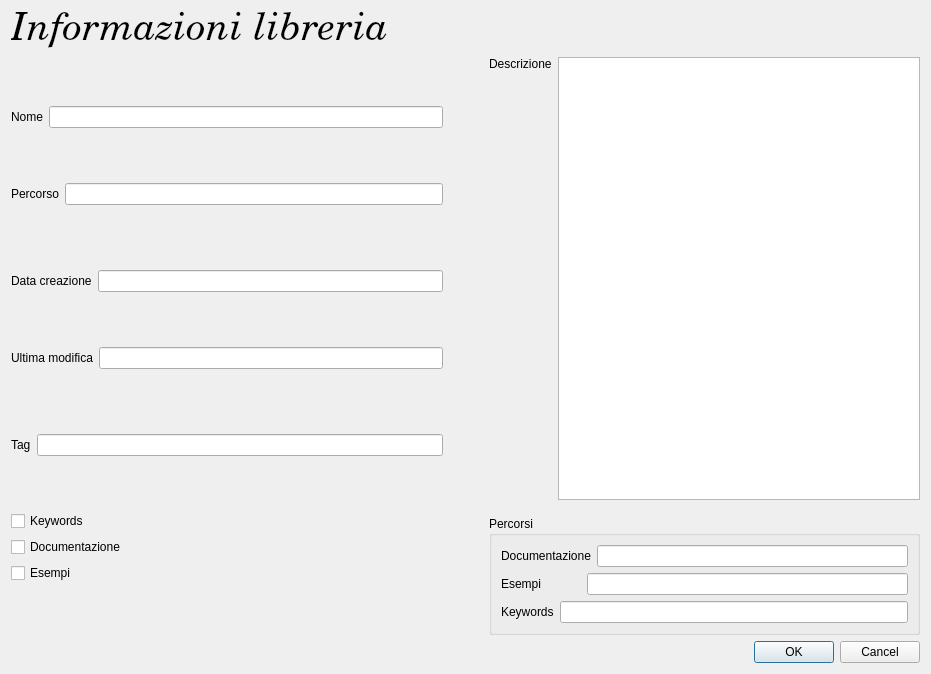
<?xml version="1.0" encoding="UTF-8"?>
<ui version="4.0">
 <class>LibraryInfo</class>
 <widget class="QDialog" name="LibraryInfo">
  <property name="geometry">
   <rect>
    <x>0</x>
    <y>0</y>
    <width>931</width>
    <height>674</height>
   </rect>
  </property>
  <property name="windowTitle">
   <string>Dialog</string>
  </property>
  <layout class="QHBoxLayout" name="horizontalLayout_11">
   <item>
    <layout class="QVBoxLayout" name="verticalLayout_6">
     <item>
      <layout class="QVBoxLayout" name="verticalLayout_5">
       <item>
        <widget class="QLabel" name="label_10">
         <property name="font">
          <font>
           <family>C059</family>
           <pointsize>29</pointsize>
           <italic>true</italic>
          </font>
         </property>
         <property name="text">
          <string>Informazioni libreria</string>
         </property>
        </widget>
       </item>
       <item>
        <layout class="QHBoxLayout" name="horizontalLayout_10">
         <item>
          <layout class="QVBoxLayout" name="verticalLayout_4">
           <item>
            <layout class="QHBoxLayout" name="horizontalLayout">
             <item>
              <widget class="QLabel" name="label">
               <property name="text">
                <string>Nome</string>
               </property>
              </widget>
             </item>
             <item>
              <widget class="QLineEdit" name="libraryName">
               <property name="readOnly">
                <bool>true</bool>
               </property>
              </widget>
             </item>
            </layout>
           </item>
           <item>
            <layout class="QHBoxLayout" name="horizontalLayout_2">
             <item>
              <widget class="QLabel" name="label_2">
               <property name="text">
                <string>Percorso</string>
               </property>
              </widget>
             </item>
             <item>
              <widget class="QLineEdit" name="libraryPath">
               <property name="readOnly">
                <bool>true</bool>
               </property>
              </widget>
             </item>
            </layout>
           </item>
           <item>
            <spacer name="verticalSpacer_2">
             <property name="orientation">
              <enum>Qt::Vertical</enum>
             </property>
             <property name="sizeType">
              <enum>QSizePolicy::Fixed</enum>
             </property>
             <property name="sizeHint" stdset="0">
              <size>
               <width>20</width>
               <height>10</height>
              </size>
             </property>
            </spacer>
           </item>
           <item>
            <layout class="QHBoxLayout" name="horizontalLayout_3">
             <item>
              <widget class="QLabel" name="label_3">
               <property name="text">
                <string>Data creazione</string>
               </property>
              </widget>
             </item>
             <item>
              <widget class="QLineEdit" name="libraryCreationDate">
               <property name="readOnly">
                <bool>true</bool>
               </property>
              </widget>
             </item>
            </layout>
           </item>
           <item>
            <layout class="QHBoxLayout" name="horizontalLayout_4">
             <item>
              <widget class="QLabel" name="label_4">
               <property name="text">
                <string>Ultima modifica</string>
               </property>
              </widget>
             </item>
             <item>
              <widget class="QLineEdit" name="libraryLastModify">
               <property name="readOnly">
                <bool>true</bool>
               </property>
              </widget>
             </item>
            </layout>
           </item>
           <item>
            <spacer name="verticalSpacer_3">
             <property name="orientation">
              <enum>Qt::Vertical</enum>
             </property>
             <property name="sizeType">
              <enum>QSizePolicy::Fixed</enum>
             </property>
             <property name="sizeHint" stdset="0">
              <size>
               <width>20</width>
               <height>10</height>
              </size>
             </property>
            </spacer>
           </item>
           <item>
            <layout class="QHBoxLayout" name="horizontalLayout_6">
             <item>
              <widget class="QLabel" name="label_6">
               <property name="text">
                <string>Tag</string>
               </property>
              </widget>
             </item>
             <item>
              <widget class="QLineEdit" name="libraryTags">
               <property name="readOnly">
                <bool>true</bool>
               </property>
              </widget>
             </item>
            </layout>
           </item>
           <item>
            <layout class="QVBoxLayout" name="verticalLayout">
             <item>
              <widget class="QCheckBox" name="libraryHasKeywords">
               <property name="text">
                <string>Keywords</string>
               </property>
              </widget>
             </item>
             <item>
              <widget class="QCheckBox" name="libraryHasDocumentation">
               <property name="text">
                <string>Documentazione</string>
               </property>
              </widget>
             </item>
             <item>
              <widget class="QCheckBox" name="libraryHasExamples">
               <property name="text">
                <string>Esempi</string>
               </property>
              </widget>
             </item>
            </layout>
           </item>
          </layout>
         </item>
         <item>
          <spacer name="horizontalSpacer_2">
           <property name="orientation">
            <enum>Qt::Horizontal</enum>
           </property>
           <property name="sizeType">
            <enum>QSizePolicy::Fixed</enum>
           </property>
           <property name="sizeHint" stdset="0">
            <size>
             <width>40</width>
             <height>30</height>
            </size>
           </property>
          </spacer>
         </item>
         <item>
          <layout class="QVBoxLayout" name="verticalLayout_3">
           <item>
            <layout class="QHBoxLayout" name="horizontalLayout_5">
             <item>
              <widget class="QLabel" name="label_5">
               <property name="text">
                <string>Descrizione</string>
               </property>
               <property name="alignment">
                <set>Qt::AlignLeading|Qt::AlignLeft|Qt::AlignTop</set>
               </property>
              </widget>
             </item>
             <item>
              <widget class="QTextBrowser" name="descriptionBrowser"/>
             </item>
            </layout>
           </item>
           <item>
            <spacer name="verticalSpacer">
             <property name="orientation">
              <enum>Qt::Vertical</enum>
             </property>
             <property name="sizeType">
              <enum>QSizePolicy::Fixed</enum>
             </property>
             <property name="sizeHint" stdset="0">
              <size>
               <width>20</width>
               <height>10</height>
              </size>
             </property>
            </spacer>
           </item>
           <item>
            <widget class="QGroupBox" name="groupBox">
             <property name="title">
              <string>Percorsi</string>
             </property>
             <layout class="QVBoxLayout" name="verticalLayout_2">
              <item>
               <layout class="QHBoxLayout" name="horizontalLayout_7">
                <item>
                 <widget class="QLabel" name="label_7">
                  <property name="text">
                   <string>Documentazione</string>
                  </property>
                 </widget>
                </item>
                <item>
                 <widget class="QLineEdit" name="documentationPath">
                  <property name="readOnly">
                   <bool>true</bool>
                  </property>
                 </widget>
                </item>
               </layout>
              </item>
              <item>
               <layout class="QHBoxLayout" name="horizontalLayout_8">
                <item>
                 <widget class="QLabel" name="label_8">
                  <property name="text">
                   <string>Esempi</string>
                  </property>
                 </widget>
                </item>
                <item>
                 <spacer name="horizontalSpacer">
                  <property name="orientation">
                   <enum>Qt::Horizontal</enum>
                  </property>
                  <property name="sizeType">
                   <enum>QSizePolicy::Fixed</enum>
                  </property>
                  <property name="sizeHint" stdset="0">
                   <size>
                    <width>40</width>
                    <height>20</height>
                   </size>
                  </property>
                 </spacer>
                </item>
                <item>
                 <widget class="QLineEdit" name="examplesPath">
                  <property name="readOnly">
                   <bool>true</bool>
                  </property>
                 </widget>
                </item>
               </layout>
              </item>
              <item>
               <layout class="QHBoxLayout" name="horizontalLayout_9">
                <item>
                 <widget class="QLabel" name="label_9">
                  <property name="text">
                   <string>Keywords</string>
                  </property>
                 </widget>
                </item>
                <item>
                 <widget class="QLineEdit" name="keywordsPath">
                  <property name="readOnly">
                   <bool>true</bool>
                  </property>
                 </widget>
                </item>
               </layout>
              </item>
             </layout>
            </widget>
           </item>
          </layout>
         </item>
        </layout>
       </item>
      </layout>
     </item>
     <item>
      <widget class="QDialogButtonBox" name="buttonBox">
       <property name="orientation">
        <enum>Qt::Horizontal</enum>
       </property>
       <property name="standardButtons">
        <set>QDialogButtonBox::Cancel|QDialogButtonBox::Ok</set>
       </property>
      </widget>
     </item>
    </layout>
   </item>
  </layout>
 </widget>
 <resources/>
 <connections>
  <connection>
   <sender>buttonBox</sender>
   <signal>accepted()</signal>
   <receiver>LibraryInfo</receiver>
   <slot>accept()</slot>
   <hints>
    <hint type="sourcelabel">
     <x>678</x>
     <y>524</y>
    </hint>
    <hint type="destinationlabel">
     <x>157</x>
     <y>274</y>
    </hint>
   </hints>
  </connection>
  <connection>
   <sender>buttonBox</sender>
   <signal>rejected()</signal>
   <receiver>LibraryInfo</receiver>
   <slot>reject()</slot>
   <hints>
    <hint type="sourcelabel">
     <x>746</x>
     <y>530</y>
    </hint>
    <hint type="destinationlabel">
     <x>286</x>
     <y>274</y>
    </hint>
   </hints>
  </connection>
 </connections>
</ui>
